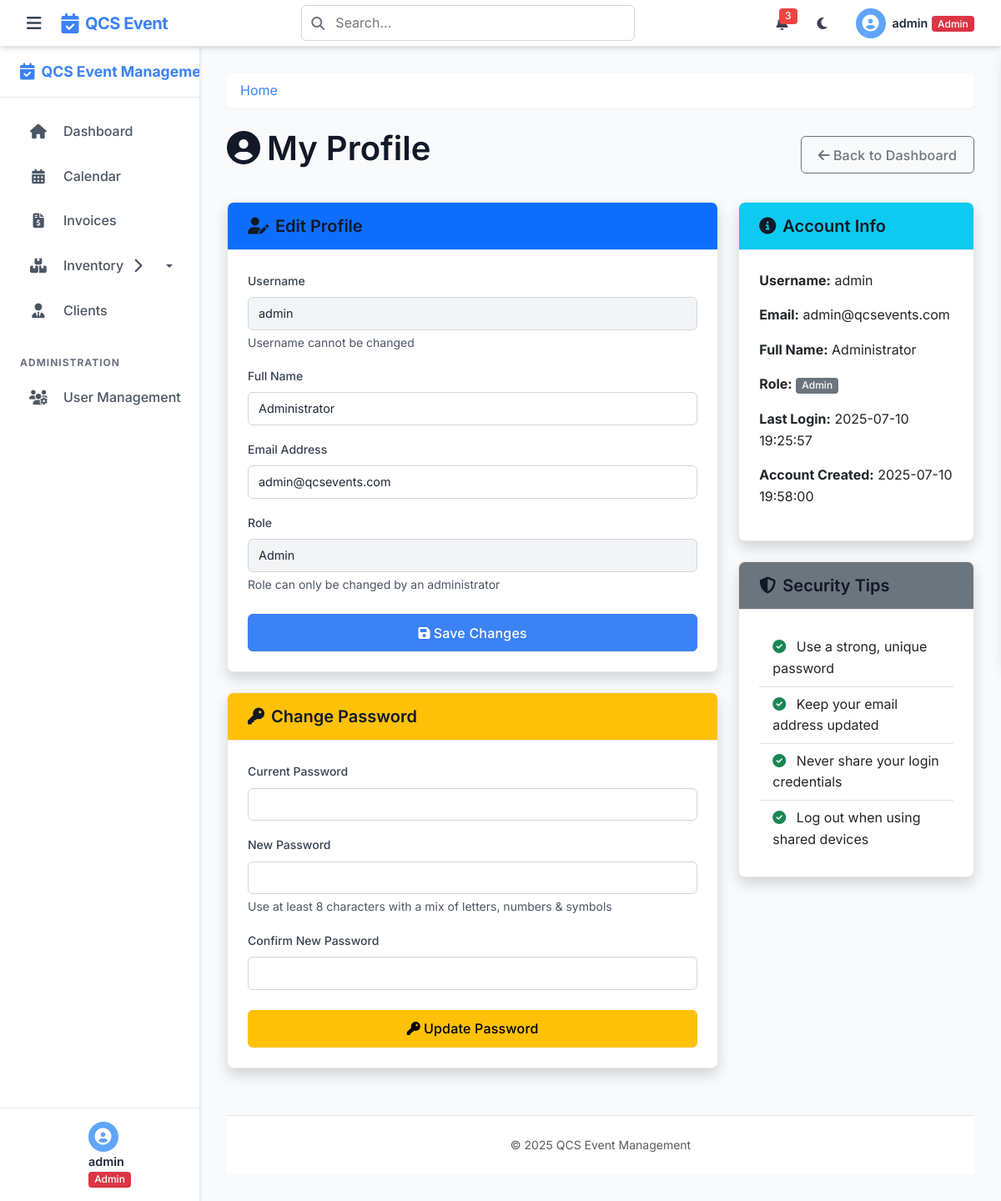
The page /profile (signed in) on the database as committed earlier.
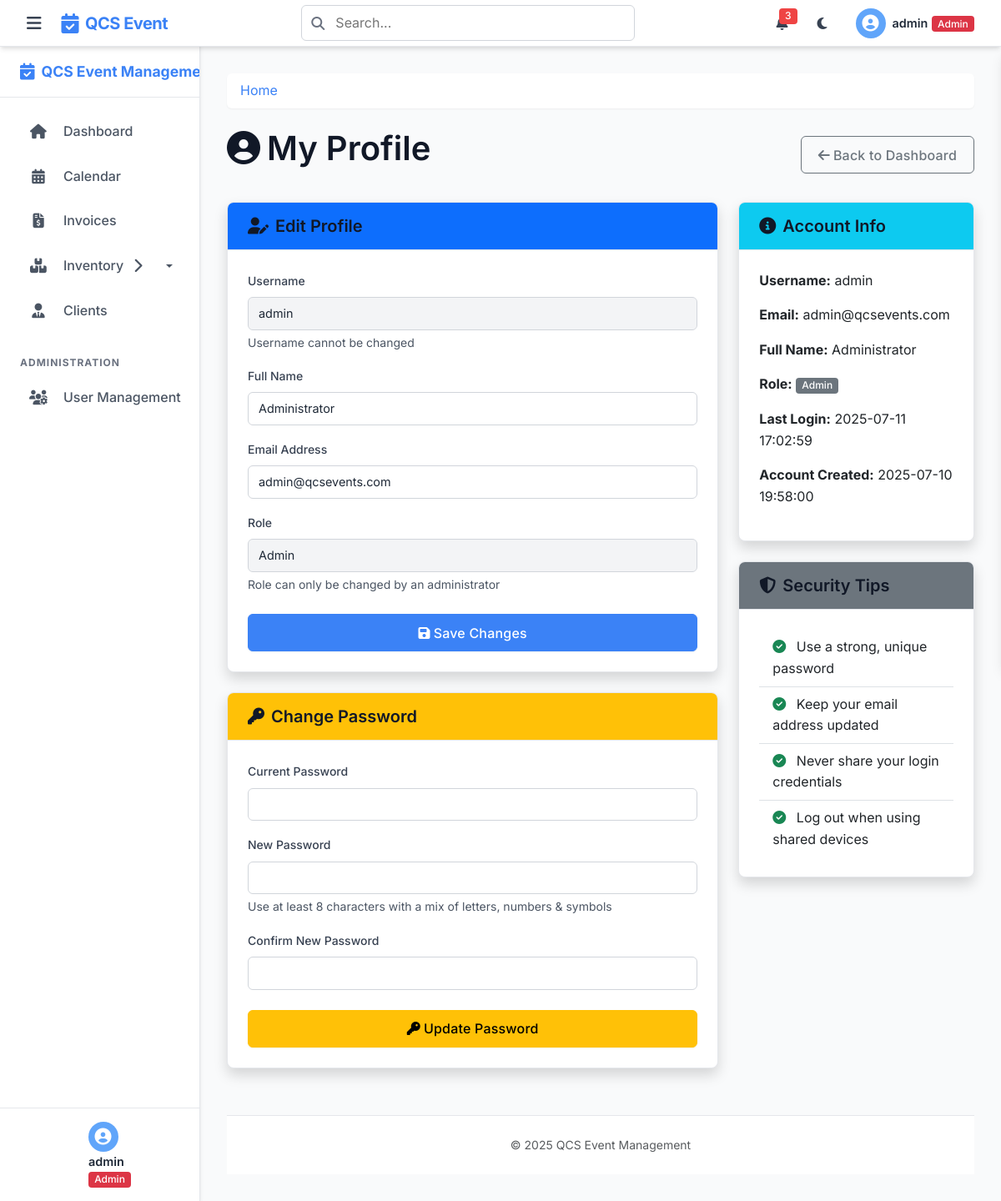
The same page on the database as committed later.
### tables this page shows
CREATE TABLE users (
    id INTEGER PRIMARY KEY AUTOINCREMENT,
    username TEXT NOT NULL UNIQUE,
    password_hash TEXT NOT NULL,
    email TEXT NOT NULL UNIQUE,
    full_name TEXT NOT NULL,
    role TEXT NOT NULL CHECK(role IN ('admin', 'staff', 'viewer')),
    created_at TEXT NOT NULL DEFAULT (datetime('now')),
    last_login TEXT
);

### app.py (the view, shortened to what this page needs)
@app.route('/profile', methods=['GET', 'POST'])
@login_required
def profile():
    user = get_current_user()
    return render_template('profile.html', user=user)

### app.py (called while the page is built)
@app.after_request
def add_security_headers(response):
    response.headers['X-Content-Type-Options'] = 'nosniff'
    response.headers['X-Frame-Options'] = 'DENY'
    response.headers['X-XSS-Protection'] = '1; mode=block'
    response.headers['Strict-Transport-Security'] = 'max-age=31536000; includeSubDomains'
    return response

### helpers.py (called while the page is built)
def get_db():
    if 'db' not in g:
        g.db = sqlite3.connect(
            current_app.config['DATABASE'],
            detect_types=sqlite3.PARSE_DECLTYPES
        )
        g.db.row_factory = sqlite3.Row
    return g.db

def login_required(f):
    @wraps(f)
    def decorated_function(*args, **kwargs):
        if 'user_id' not in session:
            if request.path.startswith('/api/') or request.is_json or request.headers.get('X-Requested-With') == 'XMLHttpRequest':
                return jsonify({'error': 'Authentication required'}), 401
            else:
                flash('Please log in first', 'warning')
                return redirect(url_for('login'))
        return f(*args, **kwargs)
    return decorated_function

def get_current_user():
    if 'user_id' in session:
        db = get_db()
        return db.execute('SELECT * FROM users WHERE id = ?',
                         (session['user_id'],)).fetchone()
    return None

### templates/profile.html (shortened to what this page needs)
{% extends 'layout.html' %}
{% block content %}
<div class="d-flex justify-content-between align-items-center mb-4">
    <h1><i class="fas fa-user-circle me-2"></i>My Profile</h1>
    <a href="{{ url_for('index') }}" class="btn btn-outline-secondary">
        <i class="fas fa-arrow-left me-1"></i>Back to Dashboard
    </a>
</div>
<div class="row">
    <div class="col-md-8">
        <div class="card shadow mb-4">
            <div class="card-header bg-primary text-white">
                <h5 class="mb-0"><i class="fas fa-user-edit me-2"></i>Edit Profile</h5>
            </div>
            <div class="card-body">
                <form method="post">
                    <div class="mb-3">
                        <label for="username" class="form-label">Username</label>
                        <input type="text" class="form-control" id="username" value="{{ user.username }}" readonly>
                        <div class="form-text">Username cannot be changed</div>
                    </div>
                    <div class="mb-3">
                        <label for="full_name" class="form-label">Full Name</label>
                        <input type="text" class="form-control" id="full_name" name="full_name" value="{{ user.full_name }}" required>
                    </div>
                    <div class="mb-3">
                        <label for="email" class="form-label">Email Address</label>
                        <input type="email" class="form-control" id="email" name="email" value="{{ user.email }}" required>
                    </div>
                    <div class="mb-4">
                        <label for="role" class="form-label">Role</label>
                        <input type="text" class="form-control" id="role" value="{{ user.role|capitalize }}" readonly>
                        <div class="form-text">Role can only be changed by an administrator</div>
                    </div>
                    <div class="d-grid">
                        <button type="submit" class="btn btn-primary">
                            <i class="fas fa-save me-1"></i>Save Changes
                        </button>
                    </div>
                </form>
            </div>
        </div>
        <div class="card shadow">
            <div class="card-header bg-warning text-dark">
                <h5 class="mb-0"><i class="fas fa-key me-2"></i>Change Password</h5>
            </div>
            <div class="card-body">
                <form method="post">
                    <div class="mb-3">
                        <label for="current_password" class="form-label">Current Password</label>
                        <input type="password" class="form-control" id="current_password" name="current_password" required>
                    </div>
                    <div class="mb-3">
                        <label for="new_password" class="form-label">New Password</label>
                        <input type="password" class="form-control" id="new_password" name="new_password" required>
                        <div class="form-text">Use at least 8 characters with a mix of letters, numbers & symbols</div>
                    </div>
                    <div class="mb-4">
                        <label for="confirm_password" class="form-label">Confirm New Password</label>
                        <input type="password" class="form-control" id="confirm_password" name="confirm_password" required>
                    </div>
                    <div class="d-grid">
                        <button type="submit" class="btn btn-warning">
                            <i class="fas fa-key me-1"></i>Update Password
                        </button>
                    </div>
                </form>
            </div>
        </div>
    </div>
    <div class="col-md-4">
        <div class="card shadow mb-4">
            <div class="card-header bg-info text-white">
                <h5 class="mb-0"><i class="fas fa-info-circle me-2"></i>Account Info</h5>
            </div>
            <div class="card-body">
                <p><strong>Username:</strong> {{ user.username }}</p>
                <p><strong>Email:</strong> {{ user.email }}</p>
                <p><strong>Full Name:</strong> {{ user.full_name }}</p>
                <p><strong>Role:</strong> <span class="badge bg-secondary">{{ user.role|capitalize }}</span></p>
                <p><strong>Last Login:</strong> {% if user.last_login %}{{ user.last_login }}{% else %}Never{% endif %}</p>
                <p><strong>Account Created:</strong> {{ user.created_at }}</p>
            </div>
        </div>
        <div class="card shadow">
            <div class="card-header bg-secondary text-white">
                <h5 class="mb-0"><i class="fas fa-shield-alt me-2"></i>Security Tips</h5>
            </div>
            <div class="card-body">
                <ul class="list-group list-group-flush">
                    <li class="list-group-item">
                        <i class="fas fa-check-circle text-success me-2"></i>
                        Use a strong, unique password
                    </li>
                    <li class="list-group-item">
                        <i class="fas fa-check-circle text-success me-2"></i>
                        Keep your email address updated
                    </li>
                    <li class="list-group-item">
                        <i class="fas fa-check-circle text-success me-2"></i>
                        Never share your login credentials
                    </li>
                    <li class="list-group-item">
                        <i class="fas fa-check-circle text-success me-2"></i>
                        Log out when using shared devices
                    </li>
                </ul>
            </div>
        </div>
    </div>
</div>
{% endblock %}

### templates/layout.html (shortened to what this page needs)
<!DOCTYPE html>
<html lang="en">
<head>
    <link href="https://cdn.jsdelivr.net/npm/bootstrap@5.3.0-alpha1/dist/css/bootstrap.min.css" rel="stylesheet">
    <link rel="stylesheet" href="https://cdnjs.cloudflare.com/ajax/libs/font-awesome/6.1.1/css/all.min.css">
    <link rel="stylesheet" href="{{ url_for('static', filename='style.css') }}">
</head>
<body class="modern-ui">
    <header class="top-bar">
        <div class="top-bar-left">
            <button class="sidebar-toggle" id="sidebarToggle">
                <i class="fas fa-bars"></i>
            </button>
            <a class="app-brand" href="{{ url_for('index') }}">
                <i class="fas fa-calendar-check"></i>
                <span>QCS Event</span>
            </a>
        </div>
        <div class="top-bar-center">
            {% if session.user_id %}
            <div class="search-container">
                <i class="fas fa-search search-icon"></i>
                <input type="text" class="global-search" placeholder="Search..." id="globalSearch">
            </div>
            {% endif %}
        </div>
        <div class="top-bar-right">
            {% if session.user_id %}
            <div class="top-bar-actions">
                <button class="btn-icon notifications-toggle" id="notificationsToggle">
                    <span class="badge notification-badge">3</span>
                </button>
                <div class="theme-toggle-wrapper">
                    <button class="btn-icon theme-toggle" id="themeToggle">
                        <i class="fas fa-moon"></i>
                    </button>
                </div>
                <div class="user-profile dropdown">
                    <a class="user-profile-toggle" href="#" role="button" id="userDropdown" data-bs-toggle="dropdown" aria-expanded="false">
                        <div class="user-avatar">
                            <i class="fas fa-user-circle"></i>
                        </div>
                        <div class="user-info d-none d-md-block">
                            <span class="user-name">{{ session.username }}</span>
                            {% if session.role == 'admin' %}
                            <span class="user-role badge bg-danger">Admin</span>
                            {% elif session.role == 'staff' %}
                            <span class="user-role badge bg-success">Staff</span>
                            {% else %}
                            <span class="user-role badge bg-info">Viewer</span>
                            {% endif %}
                        </div>
                    </a>
                </div>
            </div>
            {% endif %}
        </div>
    </header>
    {% if session.user_id %}
    <nav class="sidebar" id="sidebar">
        <div class="sidebar-header">
            <div class="sidebar-app-brand">
                <i class="fas fa-calendar-check"></i>
                <span>QCS Event Management</span>
            </div>
        </div>
        <div class="sidebar-content">
            <ul class="sidebar-nav">
                <li class="sidebar-item">
                    <a class="sidebar-link {% if request.endpoint == 'index' %}active{% endif %}" href="{{ url_for('index') }}">
                        <i class="fas fa-home"></i>
                        <span>Dashboard</span>
                    </a>
                </li>
                <li class="sidebar-item">
                    <a class="sidebar-link {% if request.endpoint == 'calendar.calendar' %}active{% endif %}" href="/calendar">
                        <i class="fas fa-calendar-alt"></i>
                        <span>Calendar</span>
                    </a>
                </li>
                <li class="sidebar-item">
                <a class="sidebar-link {% if request.endpoint == 'calendar.invoices' %}active{% endif %}" href="/invoices">
                        <i class="fas fa-file-invoice-dollar"></i>
                        <span>Invoices</span>
                    </a>
                </li>
                <li class="sidebar-item sidebar-dropdown">
                    <a class="sidebar-link dropdown-toggle {% if request.endpoint in ['equipment', 'element_types', 'elements', 'kits'] %}active{% endif %}" href="#" data-bs-toggle="collapse" data-bs-target="#inventorySubmenu">
                        <i class="fas fa-boxes"></i>
                        <span>Inventory</span>
                        <i class="dropdown-icon fas fa-chevron-right"></i>
                    </a>
                </li>
                <li class="sidebar-item">
                    <a class="sidebar-link {% if request.endpoint == 'clients' %}active{% endif %}" href="{{ url_for('clients') }}">
                        <i class="fas fa-user-tie"></i>
                        <span>Clients</span>
                    </a>
                </li>
                {% if session.role == 'admin' %}
                <li class="sidebar-section">
                    <span>Administration</span>
                </li>
                <li class="sidebar-item">
                    <a class="sidebar-link {% if request.endpoint == 'users' %}active{% endif %}" href="{{ url_for('users') }}">
                        <i class="fas fa-users-cog"></i>
                        <span>User Management</span>
                    </a>
                </li>
                {% endif %}
            </ul>
        </div>
        <div class="sidebar-footer">
            <div class="user-info">
                <div class="user-avatar">
                    <i class="fas fa-user-circle"></i>
                </div>
                <div class="user-details">
                    <div class="user-name">{{ session.username }}</div>
                    <div class="user-role">
                        {% if session.role == 'admin' %}
                        <span class="badge bg-danger">Admin</span>
                        {% elif session.role == 'staff' %}
                        <span class="badge bg-success">Staff</span>
                        {% else %}
                        <span class="badge bg-info">Viewer</span>
                        {% endif %}
                    </div>
                </div>
            </div>
        </div>
    </nav>
    {% endif %}
    <main class="main-content">
        <div class="content-container">
            {% if session.user_id %}
            <nav aria-label="breadcrumb" class="breadcrumb-wrapper">
                <ol class="breadcrumb">
                    <li class="breadcrumb-item"><a href="{{ url_for('index') }}">Home</a></li>
                </ol>
            </nav>
            {% endif %}
            {% block content %}{% endblock %}
            <footer class="footer">
                <div class="text-center">
                    <span class="text-muted">© 2025 QCS Event Management</span>
                </div>
            </footer>
        </div>
    </main>
</body>
</html>

Rows that differ between the two databases and show on the page:
changed users "admin": last_login "2025-07-10 19:25:57" → "2025-07-11 17:02:59"
